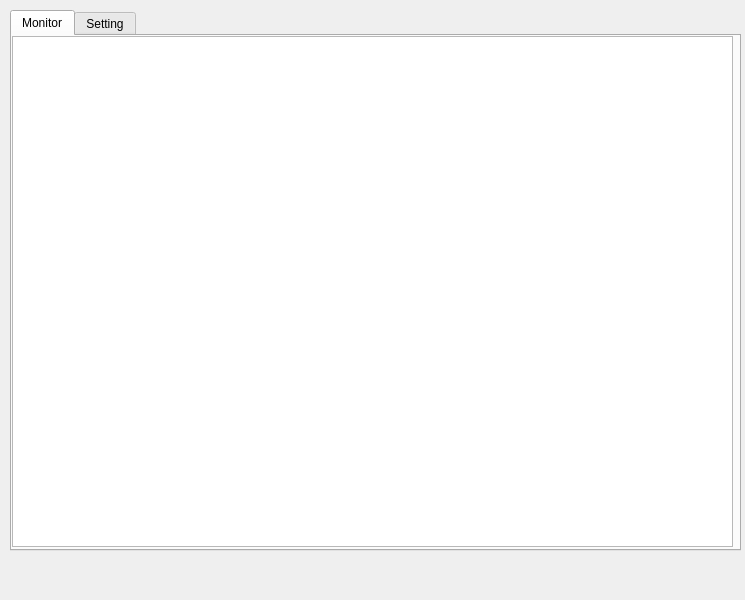
<?xml version="1.0" encoding="UTF-8"?>
<ui version="4.0">
 <class>MainWindow</class>
 <widget class="QMainWindow" name="MainWindow">
  <property name="geometry">
   <rect>
    <x>0</x>
    <y>0</y>
    <width>745</width>
    <height>600</height>
   </rect>
  </property>
  <property name="sizePolicy">
   <sizepolicy hsizetype="Fixed" vsizetype="Preferred">
    <horstretch>0</horstretch>
    <verstretch>0</verstretch>
   </sizepolicy>
  </property>
  <property name="minimumSize">
   <size>
    <width>745</width>
    <height>600</height>
   </size>
  </property>
  <property name="maximumSize">
   <size>
    <width>745</width>
    <height>16777215</height>
   </size>
  </property>
  <property name="windowTitle">
   <string>AI Verify</string>
  </property>
  <widget class="QWidget" name="centralwidget">
   <widget class="QTabWidget" name="tabWidget">
    <property name="geometry">
     <rect>
      <x>10</x>
      <y>10</y>
      <width>731</width>
      <height>541</height>
     </rect>
    </property>
    <property name="sizePolicy">
     <sizepolicy hsizetype="Expanding" vsizetype="Expanding">
      <horstretch>0</horstretch>
      <verstretch>0</verstretch>
     </sizepolicy>
    </property>
    <property name="currentIndex">
     <number>0</number>
    </property>
    <widget class="QWidget" name="tab_monitor">
     <attribute name="title">
      <string>Monitor</string>
     </attribute>
     <widget class="QPlainTextEdit" name="plain_text_monitor">
      <property name="geometry">
       <rect>
        <x>0</x>
        <y>0</y>
        <width>721</width>
        <height>511</height>
       </rect>
      </property>
      <property name="readOnly">
       <bool>true</bool>
      </property>
     </widget>
    </widget>
    <widget class="QWidget" name="tab_setting">
     <attribute name="title">
      <string>Setting</string>
     </attribute>
     <widget class="QGroupBox" name="group_info">
      <property name="geometry">
       <rect>
        <x>20</x>
        <y>10</y>
        <width>331</width>
        <height>491</height>
       </rect>
      </property>
      <property name="title">
       <string>Server Information</string>
      </property>
      <widget class="QLabel" name="lb_ip_title">
       <property name="geometry">
        <rect>
         <x>45</x>
         <y>30</y>
         <width>41</width>
         <height>16</height>
        </rect>
       </property>
       <property name="text">
        <string>IP : </string>
       </property>
       <property name="alignment">
        <set>Qt::AlignRight|Qt::AlignTrailing|Qt::AlignVCenter</set>
       </property>
      </widget>
      <widget class="QLabel" name="lb_port_title">
       <property name="geometry">
        <rect>
         <x>45</x>
         <y>60</y>
         <width>41</width>
         <height>16</height>
        </rect>
       </property>
       <property name="text">
        <string>Port : </string>
       </property>
       <property name="alignment">
        <set>Qt::AlignRight|Qt::AlignTrailing|Qt::AlignVCenter</set>
       </property>
      </widget>
      <widget class="QLabel" name="lb_pw_title">
       <property name="geometry">
        <rect>
         <x>45</x>
         <y>120</y>
         <width>41</width>
         <height>16</height>
        </rect>
       </property>
       <property name="text">
        <string>PW : </string>
       </property>
       <property name="alignment">
        <set>Qt::AlignRight|Qt::AlignTrailing|Qt::AlignVCenter</set>
       </property>
      </widget>
      <widget class="QLabel" name="lb_id_title">
       <property name="geometry">
        <rect>
         <x>45</x>
         <y>90</y>
         <width>41</width>
         <height>16</height>
        </rect>
       </property>
       <property name="text">
        <string>ID : </string>
       </property>
       <property name="alignment">
        <set>Qt::AlignRight|Qt::AlignTrailing|Qt::AlignVCenter</set>
       </property>
      </widget>
      <widget class="QLabel" name="lb_ip">
       <property name="geometry">
        <rect>
         <x>90</x>
         <y>28</y>
         <width>171</width>
         <height>18</height>
        </rect>
       </property>
       <property name="styleSheet">
        <string notr="true">background-color : rgb(200, 200, 200)</string>
       </property>
       <property name="frameShape">
        <enum>QFrame::WinPanel</enum>
       </property>
       <property name="frameShadow">
        <enum>QFrame::Sunken</enum>
       </property>
       <property name="text">
        <string>TextLabel</string>
       </property>
       <property name="alignment">
        <set>Qt::AlignCenter</set>
       </property>
      </widget>
      <widget class="QLabel" name="lb_port">
       <property name="geometry">
        <rect>
         <x>90</x>
         <y>58</y>
         <width>171</width>
         <height>18</height>
        </rect>
       </property>
       <property name="styleSheet">
        <string notr="true">background-color : rgb(200, 200, 200)</string>
       </property>
       <property name="frameShape">
        <enum>QFrame::WinPanel</enum>
       </property>
       <property name="frameShadow">
        <enum>QFrame::Sunken</enum>
       </property>
       <property name="text">
        <string>TextLabel</string>
       </property>
       <property name="alignment">
        <set>Qt::AlignCenter</set>
       </property>
      </widget>
      <widget class="QLabel" name="lb_id">
       <property name="geometry">
        <rect>
         <x>90</x>
         <y>88</y>
         <width>171</width>
         <height>18</height>
        </rect>
       </property>
       <property name="styleSheet">
        <string notr="true">background-color : rgb(200, 200, 200)</string>
       </property>
       <property name="frameShape">
        <enum>QFrame::WinPanel</enum>
       </property>
       <property name="frameShadow">
        <enum>QFrame::Sunken</enum>
       </property>
       <property name="text">
        <string>TextLabel</string>
       </property>
       <property name="alignment">
        <set>Qt::AlignCenter</set>
       </property>
      </widget>
      <widget class="QLabel" name="lb_pw">
       <property name="geometry">
        <rect>
         <x>90</x>
         <y>118</y>
         <width>171</width>
         <height>18</height>
        </rect>
       </property>
       <property name="styleSheet">
        <string notr="true">background-color : rgb(200, 200, 200)</string>
       </property>
       <property name="frameShape">
        <enum>QFrame::WinPanel</enum>
       </property>
       <property name="frameShadow">
        <enum>QFrame::Sunken</enum>
       </property>
       <property name="text">
        <string>TextLabel</string>
       </property>
       <property name="alignment">
        <set>Qt::AlignCenter</set>
       </property>
      </widget>
     </widget>
     <widget class="QGroupBox" name="group_th">
      <property name="geometry">
       <rect>
        <x>370</x>
        <y>10</y>
        <width>331</width>
        <height>491</height>
       </rect>
      </property>
      <property name="title">
       <string>Inspect Threshold</string>
      </property>
      <widget class="QTableWidget" name="table_threshold">
       <property name="geometry">
        <rect>
         <x>10</x>
         <y>20</y>
         <width>291</width>
         <height>192</height>
        </rect>
       </property>
       <property name="styleSheet">
        <string notr="true"/>
       </property>
       <property name="editTriggers">
        <set>QAbstractItemView::NoEditTriggers</set>
       </property>
       <property name="alternatingRowColors">
        <bool>false</bool>
       </property>
       <property name="selectionMode">
        <enum>QAbstractItemView::SingleSelection</enum>
       </property>
       <property name="selectionBehavior">
        <enum>QAbstractItemView::SelectRows</enum>
       </property>
       <property name="columnCount">
        <number>2</number>
       </property>
       <attribute name="horizontalHeaderStretchLastSection">
        <bool>true</bool>
       </attribute>
       <attribute name="verticalHeaderVisible">
        <bool>false</bool>
       </attribute>
       <attribute name="verticalHeaderMinimumSectionSize">
        <number>20</number>
       </attribute>
       <attribute name="verticalHeaderDefaultSectionSize">
        <number>20</number>
       </attribute>
       <column/>
       <column/>
      </widget>
      <widget class="QPushButton" name="push_btn_reset">
       <property name="geometry">
        <rect>
         <x>230</x>
         <y>460</y>
         <width>75</width>
         <height>23</height>
        </rect>
       </property>
       <property name="text">
        <string>Reset</string>
       </property>
      </widget>
      <widget class="QPushButton" name="push_btn_apply">
       <property name="geometry">
        <rect>
         <x>140</x>
         <y>460</y>
         <width>75</width>
         <height>23</height>
        </rect>
       </property>
       <property name="text">
        <string>Apply</string>
       </property>
      </widget>
     </widget>
    </widget>
   </widget>
  </widget>
  <widget class="QMenuBar" name="menubar">
   <property name="geometry">
    <rect>
     <x>0</x>
     <y>0</y>
     <width>745</width>
     <height>21</height>
    </rect>
   </property>
  </widget>
 </widget>
 <resources/>
 <connections/>
</ui>
